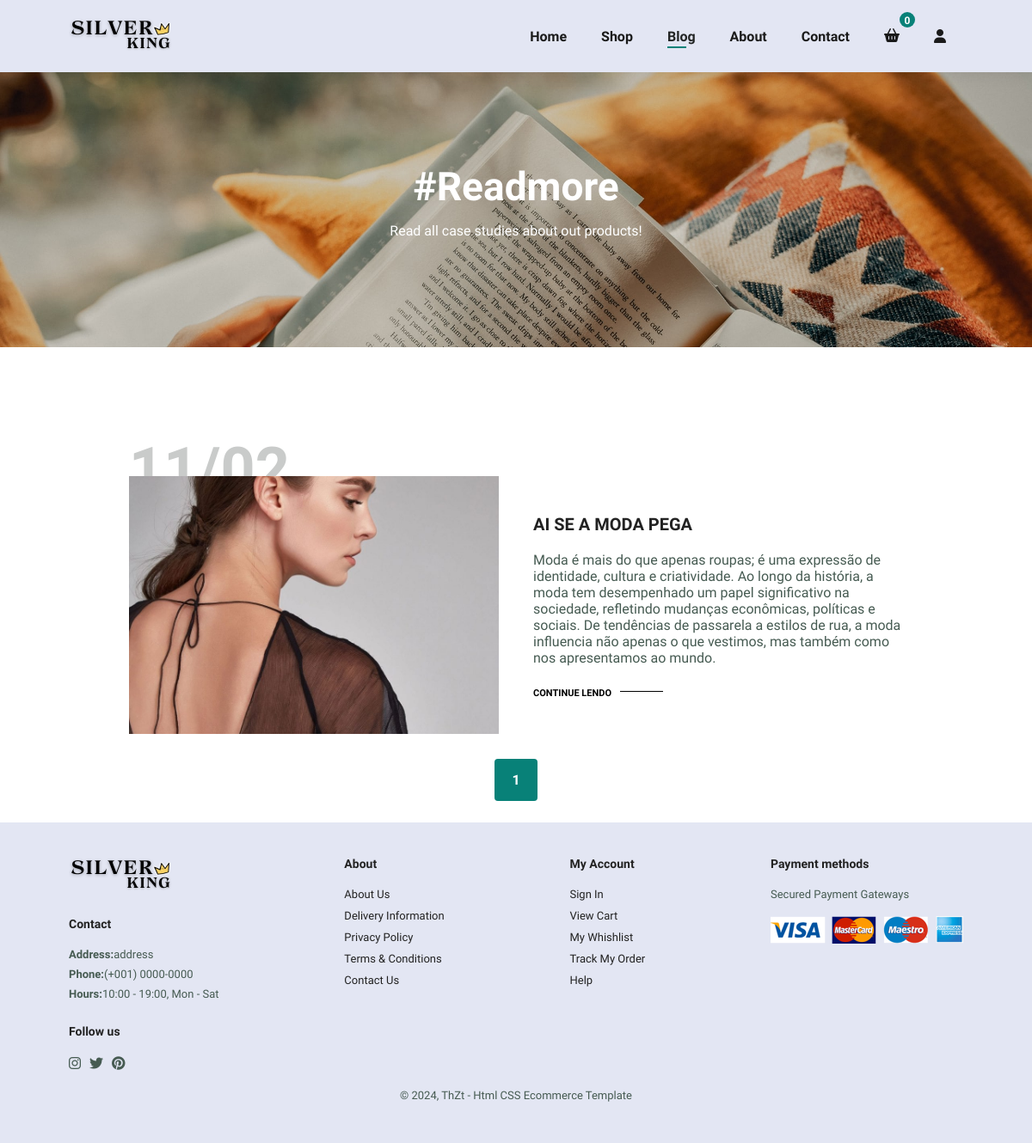
Screenshot of /blog/ with the database file from the repository.
### core/models.py (models this page shows)
class Blog(models.Model):
    image = models.ImageField(upload_to="blog/", null=False)
    title = models.CharField(max_length=50)
    summary = RichTextField()
    date = models.CharField(max_length=5, null=False)
    content = RichTextUploadingField()

### core/views.py (the view)
# urls.py: path("blog/", views.BlogView.as_view(), name="blog"),
class BlogView(ListView):
    model = Blog
    template_name = 'blog/index.html'
    paginate_by = 6

### templates/blog/index.html (shortened to what this page needs)
{% extends 'base.html' %}
{% load static %}
{% block opc_navbar %}
  <li><a href="{% url "core:home" %}">Home</a></li>
  <li><a href="{% url "core:shop" %}">Shop</a></li>
  <li><a class="active" href="{% url "core:blog" %}">Blog</a></li>
  <li><a href="{% url "core:about" %}">About</a></li>
  <li><a href="{% url "core:contact" %}">Contact</a></li>
  <li id="lg-bag"><span>{{ request.quantidade_itens_carrinho }}</span><a href="{% url "core:cart" %}"><i class="fa-solid fa-basket-shopping"></i></a></li>
  <li id="lg-user"><a href="{% url "userauths:signin" %}"><i class="fa-solid fa-user"></i></a></li>
{% endblock opc_navbar %}
{% block content %}
  <section id="page-header" class="blog-header">
    <h2>#Readmore</h2>
    <p>Read all case studies about out products!</p>
  </section>
  <section id="blog">
    {% for post in blog_list %}
      <div class="blog-box">
          <div class="blog-img">
              <img src="{{ post.image.url }}" alt="">
          </div>
          <div class="blog-details">
              <h4>{{ post.title }}</h4>
              <p>{{ post.summary | safe }}</p>
              <a href="{% url "core:post" pk=post.pk %}">CONTINUE LENDO</a>
          </div>
          <h1>{{ post.date }}</h1>
      </div>
    {% endfor %}
  </section>
  <section id="pagination" class="section-p1">
    <a href="">{{ page_obj.number }}</a>
  </section>
{% endblock content %}

### static/home/css/styles.css (style rules this page uses)
* { margin: 0; padding: 0; box-sizing: border-box; font-family: 'Spartan', sans-serif; }
h1 { font-size: 50px; line-height: 64px; color: #222; }
h2 { font-size: 46px; line-height: 54px; color: #222; }
h4 { font-size: 20px; color: #222; }
p { font-size: 16px; color: #465b52; margin: 15px 0 20px 0; }
.section-p1 { padding: 40px 80px; }
body { width: 100%; }
#navbar li { list-style: none; padding: 0 20px; position: relative; }
#navbar li a { text-decoration: none; font-size: 16px; font-weight: 600; color: #1a1a1a; transition: 0.3s ease; }
#navbar li span { display: flex; justify-content: center; align-items: center; height: 18px; width: 18px; left: 18px; background-color: #088178; padding-top: 3px; color: #fff; border-radius: 50%; font-size: 12px; font-weight: 600; position: relative; }
#lg-bag { bottom: 10px; }
#navbar li a:hover, #navbar li a.active { color: #222424; }
#navbar li a.active::after, #navbar li a:hover::after { content: ""; width: 30%; height: 2px; background: #088178; position: absolute; bottom: -4px; left: 20px; }
#page-header { background-image: url(../img/banners/b4.jpg); width: 100%; height: 40vh; background-size: cover; display: flex; justify-content: center; text-align: center; flex-direction: column; padding: 14px; }
#page-header h2 { color:#fff ; }
#page-header p { color:#fff ; }
#pagination { text-align: center; }
#pagination a { text-decoration: none; background-color: #088178; padding: 15px 20px; border-radius: 4px; color: #fff; font-weight: 600; }
#page-header.blog-header { background-image: url(../img/banners/b5.jpg); }
#blog { padding: 150px 150px 0 150px; }
#blog .blog-box { display: flex; align-items: center; width: 100%; position: relative; }
#blog .blog-img { width: 50%; margin-right: 40px; }
#blog img { width: 100%; height: 300px; object-fit: cover; }
#blog .blog-details { width: 50%; }
#blog .blog-details a { text-decoration: none; font-size: 11px; color: #000; font-weight: 700; position: relative; transition: 0.3s; }
#blog .blog-details a::after { content: ""; width: 50px; height: 1px; background-color: #000; position: absolute; top: 4px; right: -60px; }
#blog .blog-box h1 { position: absolute; top: -40px; left: 0; font-size: 70px; font-weight: 700; color: #c9cbca; z-index: -9; }

### rows the page displays
Blog: image (picture), title "AI SE A MODA PEGA", summary "Moda é mais do que apenas roupas; é uma expressão de identidade, cultura e criatividade. Ao longo da história, a moda tem desempenhado um papel significativo na sociedade, refletindo mudanças econômicas, políticas e sociais. De tendências de passarela a estilos de rua, a moda influencia não apenas o que vestimos, mas também como nos apresentamos ao mundo.", date "11/02"

### other values shown
{{ request.quantidade_itens_carrinho }} "0"
{{ page_obj.number }} "1"
